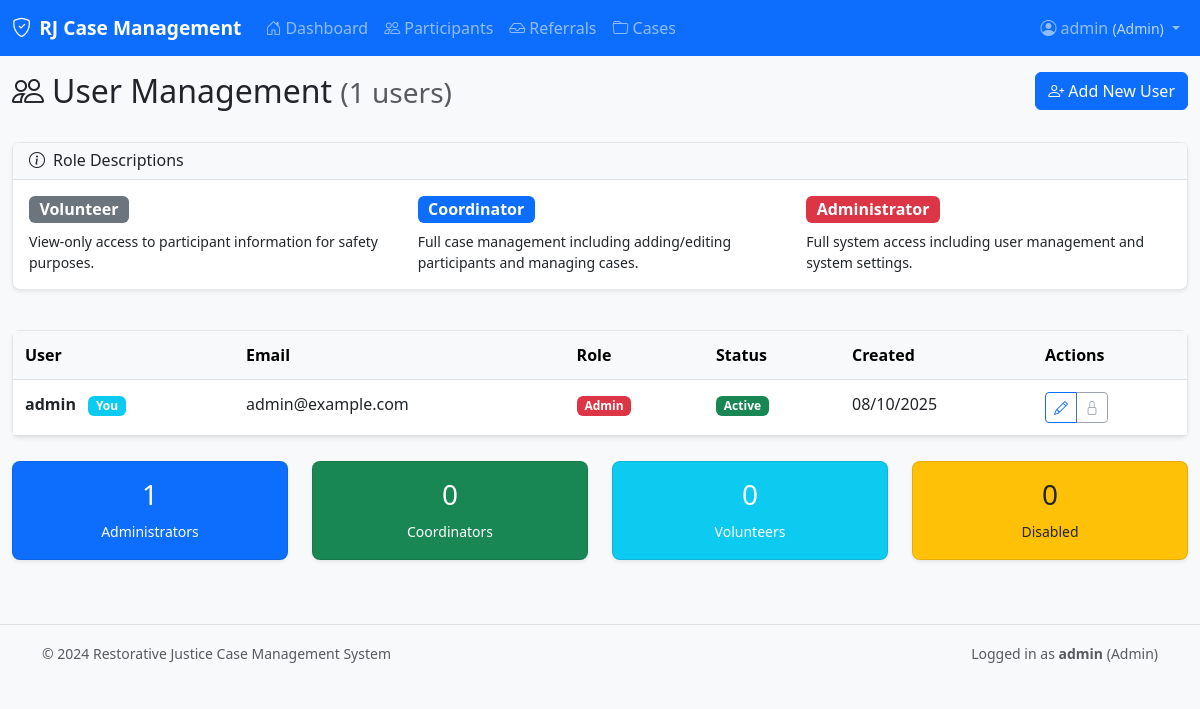
The app's page /users (signed in) with its own data.
### models.py (models this page shows, shortened)
class User(UserMixin, db.Model):
    __tablename__ = 'users'
    id = db.Column(db.Integer, primary_key=True)
    username = db.Column(db.String(80), unique=True, nullable=False)
    email = db.Column(db.String(120), unique=True, nullable=False)
    password_hash = db.Column(db.String(255), nullable=False)
    role = db.Column(db.String(20), default='volunteer')  # volunteer, coordinator, admin
    created_at = db.Column(db.DateTime, default=datetime.utcnow)
    is_active = db.Column(db.Boolean, default=True)
    processed_referrals = db.relationship('Referral', backref='processor', lazy=True, foreign_keys='Referral.processed_by')
    @property
    def role_display(self):
        return self.role.title()

### app.py (the view)
@app.route('/users')
@login_required
@require_permission('admin')
def users():
    users = User.query.order_by(User.username).all()
    return render_template('users.html', users=users)

### app.py (called while the page is built)
@login_manager.user_loader
def load_user(user_id):
    return User.query.get(int(user_id))

def require_permission(permission_level):
    def decorator(f):
        @wraps(f)
        def decorated_function(*args, **kwargs):
            if not current_user.is_authenticated:
                return login_manager.unauthorized()
            permission_hierarchy = {
                'volunteer': 1,
                'coordinator': 2,
                'admin': 3
            }
            user_level = permission_hierarchy.get(current_user.role, 0)
            required_level = permission_hierarchy.get(permission_level, 999)
            if user_level < required_level:
                flash('You do not have permission to access this page.', 'danger')
                return redirect(url_for('dashboard'))
            return f(*args, **kwargs)
        return decorated_function
    return decorator

### templates/users.html (shortened to what this page needs)
{% extends "base.html" %}
{% block content %}
<div class="row mb-4">
    <div class="col-md-8">
        <h2>
            <i class="bi bi-people me-2"></i>User Management
            <small class="text-muted">({{ users|length }} users)</small>
        </h2>
    </div>
    <div class="col-md-4 text-end">
        <a href="{{ url_for('new_user') }}" class="btn btn-primary">
            <i class="bi bi-person-plus me-1"></i>Add New User
        </a>
    </div>
</div>
<div class="row mb-4">
    <div class="col-12">
        <div class="card">
            <div class="card-header">
                <h6 class="mb-0"><i class="bi bi-info-circle me-2"></i>Role Descriptions</h6>
            </div>
            <div class="card-body">
                <div class="row">
                    <div class="col-md-4">
                        <span class="badge bg-secondary fs-6 mb-2">Volunteer</span>
                        <p class="small mb-0">View-only access to participant information for safety purposes.</p>
                    </div>
                    <div class="col-md-4">
                        <span class="badge bg-primary fs-6 mb-2">Coordinator</span>
                        <p class="small mb-0">Full case management including adding/editing participants and managing cases.</p>
                    </div>
                    <div class="col-md-4">
                        <span class="badge bg-danger fs-6 mb-2">Administrator</span>
                        <p class="small mb-0">Full system access including user management and system settings.</p>
                    </div>
                </div>
            </div>
        </div>
    </div>
</div>
<div class="card">
    <div class="card-body p-0">
        <div class="table-responsive">
            <table class="table table-hover mb-0">
                <thead class="table-light">
                    <tr>
                        <th>User</th>
                        <th>Email</th>
                        <th>Role</th>
                        <th>Status</th>
                        <th>Created</th>
                        <th>Actions</th>
                    </tr>
                </thead>
                <tbody>
                    {% for user in users %}
                    <tr class="{{ 'table-warning' if not user.is_active else '' }}">
                        <td>
                            <strong>{{ user.username }}</strong>
                            {% if user.id == current_user.id %}
                                <span class="badge bg-info ms-2">You</span>
                            {% endif %}
                        </td>
                        <td>{{ user.email }}</td>
                        <td>
                            <span class="badge bg-{{ 'danger' if user.role == 'admin' else 'primary' if user.role == 'coordinator' else 'secondary' }}">
                                {{ user.role_display }}
                            </span>
                        </td>
                        <td>
                            {% if user.is_active %}
                                <span class="badge bg-success">Active</span>
                            {% else %}
                                <span class="badge bg-warning">Disabled</span>
                            {% endif %}
                        </td>
                        <td>{{ user.created_at.strftime('%m/%d/%Y') }}</td>
                        <td>
                            <div class="btn-group btn-group-sm">
                                <a href="{{ url_for('edit_user', id=user.id) }}"
                                   class="btn btn-outline-primary" title="Edit User">
                                    <i class="bi bi-pencil"></i>
                                </a>
                                {% if user.id != current_user.id %}
                                <form method="POST" action="{{ url_for('toggle_user', id=user.id) }}" class="d-inline">
                                    <button type="submit"
                                            class="btn btn-outline-{{ 'warning' if user.is_active else 'success' }}"
                                            title="{{ 'Disable' if user.is_active else 'Enable' }} User"
                                            onclick="return confirm('Are you sure you want to {{ 'disable' if user.is_active else 'enable' }} {{ user.username }}?')">
                                        <i class="bi bi-{{ 'pause' if user.is_active else 'play' }}"></i>
                                    </button>
                                </form>
                                {% else %}
                                <button type="button" class="btn btn-outline-secondary" disabled title="Cannot modify your own account">
                                    <i class="bi bi-lock"></i>
                                </button>
                                {% endif %}
                            </div>
                        </td>
                    </tr>
                    {% endfor %}
                </tbody>
            </table>
        </div>
    </div>
</div>
<div class="row mt-4">
    <div class="col-md-3">
        <div class="card bg-primary text-white">
            <div class="card-body text-center">
                <h3>{{ users|selectattr('role', 'equalto', 'admin')|list|length }}</h3>
                <small>Administrators</small>
            </div>
        </div>
    </div>
    <div class="col-md-3">
        <div class="card bg-success text-white">
            <div class="card-body text-center">
                <h3>{{ users|selectattr('role', 'equalto', 'coordinator')|list|length }}</h3>
                <small>Coordinators</small>
            </div>
        </div>
    </div>
    <div class="col-md-3">
        <div class="card bg-info text-white">
            <div class="card-body text-center">
                <h3>{{ users|selectattr('role', 'equalto', 'volunteer')|list|length }}</h3>
                <small>Volunteers</small>
            </div>
        </div>
    </div>
    <div class="col-md-3">
        <div class="card bg-warning text-dark">
            <div class="card-body text-center">
                <h3>{{ users|selectattr('is_active', 'equalto', false)|list|length }}</h3>
                <small>Disabled</small>
            </div>
        </div>
    </div>
</div>
{% endblock %}

### templates/base.html (shortened to what this page needs)
<!DOCTYPE html>
<html lang="en">
<head>
    <link href="https://cdnjs.cloudflare.com/ajax/libs/bootstrap/5.3.0/css/bootstrap.min.css" rel="stylesheet">
    <link href="https://cdnjs.cloudflare.com/ajax/libs/bootstrap-icons/1.10.0/font/bootstrap-icons.min.css" rel="stylesheet">
    <link href="{{ url_for('static', filename='css/style.css') }}" rel="stylesheet">
</head>
<body>
    <nav class="navbar navbar-expand-lg navbar-dark bg-primary">
        <div class="container-fluid">
            <a class="navbar-brand" href="{{ url_for('dashboard') }}">
                <i class="bi bi-shield-check me-2"></i>RJ Case Management
            </a>
            {% if current_user.is_authenticated %}
            <div class="collapse navbar-collapse" id="navbarNav">
                <ul class="navbar-nav me-auto">
                    <li class="nav-item">
                        <a class="nav-link {{ 'active' if request.endpoint == 'dashboard' }}"
                           href="{{ url_for('dashboard') }}">
                            <i class="bi bi-house-door me-1"></i>Dashboard
                        </a>
                    </li>
                    <li class="nav-item">
                        <a class="nav-link {{ 'active' if request.endpoint in ['participants', 'new_participant', 'participant_detail', 'edit_participant'] }}"
                           href="{{ url_for('participants') }}">
                            <i class="bi bi-people me-1"></i>Participants
                        </a>
                    </li>
                    {% if current_user.role in ['coordinator', 'admin'] %}
                    <li class="nav-item">
                        <a class="nav-link {{ 'active' if request.endpoint in ['referrals', 'referral_detail'] }}"
                           href="{{ url_for('referrals') }}">
                            <i class="bi bi-inbox me-1"></i>Referrals
                        </a>
                    </li>
                    {% endif %}
                    <li class="nav-item">
                        <a class="nav-link {{ 'active' if request.endpoint in ['cases', 'new_case', 'edit_case'] }}"
                           href="{{ url_for('cases') }}">
                            <i class="bi bi-folder me-1"></i>Cases
                        </a>
                    </li>
                </ul>
                <ul class="navbar-nav">
                    <li class="nav-item dropdown">
                        <a class="nav-link dropdown-toggle" href="#" role="button" data-bs-toggle="dropdown">
                            <i class="bi bi-person-circle me-1"></i>{{ current_user.username }}
                            <small class="text-light opacity-75">({{ current_user.role_display }})</small>
                        </a>
                    </li>
                </ul>
            </div>
            {% endif %}
        </div>
    </nav>
    <main class="container-fluid">
        {% block content %}{% endblock %}
    </main>
    <footer class="bg-light text-center text-muted py-3 mt-5">
        <div class="container">
            <div class="row">
                <div class="col-md-6 text-start">
                    <small>&copy; 2024 Restorative Justice Case Management System</small>
                </div>
                <div class="col-md-6 text-end">
                    <small>
                        {% if current_user.is_authenticated %}
                        Logged in as <strong>{{ current_user.username }}</strong> ({{ current_user.role_display }})
                        {% endif %}
                    </small>
                </div>
            </div>
        </div>
    </footer>
</body>
</html>

### static/css/style.css (style rules this page uses)
body { background-color: #f8f9fa; font-family: 'Segoe UI', Tahoma, Geneva, Verdana, sans-serif; }
.navbar-brand { font-weight: 600; font-size: 1.2rem; }
.card { box-shadow: 0 0.125rem 0.25rem rgba(0, 0, 0, 0.075); border: 1px solid rgba(0, 0, 0, 0.1); border-radius: 0.5rem; margin-bottom: 1rem; }
.card-header { background-color: #f8f9fa; border-bottom: 1px solid rgba(0, 0, 0, 0.1); font-weight: 600; }
.table > :not(caption) > * > * { border-bottom-width: 1px; padding: 0.75rem; }
.badge { font-size: 0.75em; font-weight: 600; }
.btn { border-radius: 0.375rem; font-weight: 500; }
.btn-group-sm > .btn, .btn-sm { border-radius: 0.25rem; }
footer { border-top: 1px solid rgba(0, 0, 0, 0.1); margin-top: auto; }

### records on screen
User: username "admin", role_display "Admin", shows "You", email "admin@example.com", is_active "Active", created_at "08/10/2025"

### other values on screen
{{ users|length }} "1"
{{ users|selectattr('role', 'equalto', 'admin')|list|length }} "1"
{{ users|selectattr('role', 'equalto', 'coordinator')|list|length }} "0"
{{ users|selectattr('role', 'equalto', 'volunteer')|list|length }} "0"
{{ users|selectattr('is_active', 'equalto', false)|list|length }} "0"
